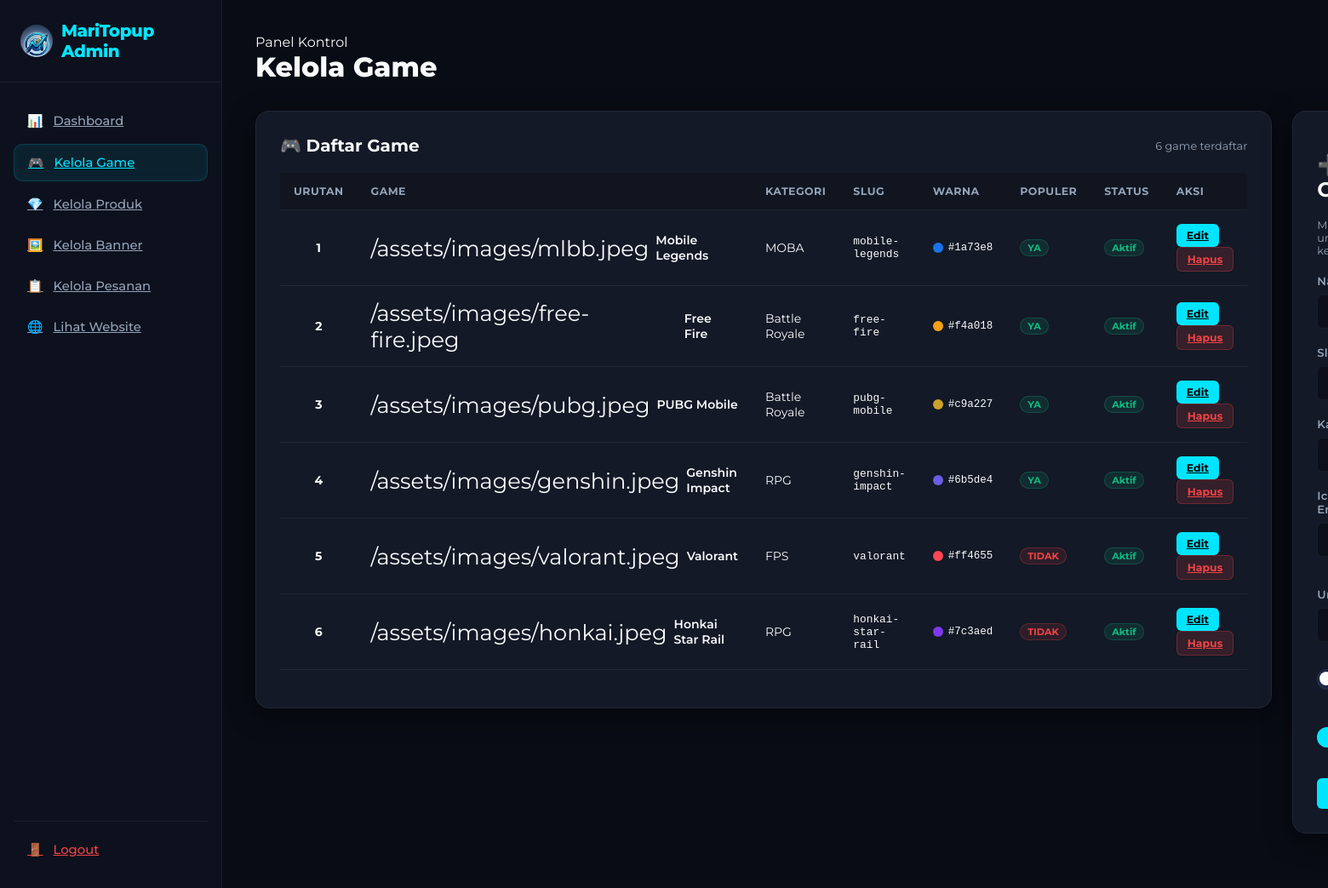
Page /admin/games.php (signed in) on the committed database.
### tables this page shows
CREATE TABLE IF NOT EXISTS games (
    id          INT AUTO_INCREMENT PRIMARY KEY,
    slug        VARCHAR(100) UNIQUE NOT NULL,
    name        VARCHAR(150) NOT NULL,
    category    VARCHAR(80)  NOT NULL,
    icon        VARCHAR(255) DEFAULT '🎮',
    color       VARCHAR(20)  DEFAULT '#00e5ff',
    is_popular  TINYINT(1)   DEFAULT 0,
    is_active   TINYINT(1)   DEFAULT 1,
    sort_order  INT          DEFAULT 0,
    created_at  TIMESTAMP    DEFAULT CURRENT_TIMESTAMP
);

### includes/functions.php (called while the page is built, shortened)
<?php
function getGames($onlyActive = true) {
    $db = getDB();
    if ($db) {
        $whereClause = $onlyActive ? "WHERE is_active = 1" : "";
        $result = $db->query("SELECT * FROM games $whereClause ORDER BY sort_order ASC, name ASC");
        if ($result && $result->num_rows > 0) {
            $games = [];
            while ($row = $result->fetch_assoc()) {
                $games[] = [
                    'id'         => (int)$row['id'],
                    'slug'       => $row['slug'],
                    'name'       => $row['name'],
                    'category'   => $row['category'],
                    'icon'       => $row['icon'],
                    'color'      => $row['color'],
                    'popular'    => (bool)$row['is_popular'],
                    'is_active'  => (bool)$row['is_active'],
                    'sort_order' => (int)$row['sort_order'],
                ];
            }
            return $games;
        }
    }
    $staticGames = [
        [
            'id'       => 1,
            'slug'     => 'mobile-legends',
            'name'     => 'Mobile Legends',
            'category' => 'MOBA',
            'icon'     => '/assets/images/mlbb.jpeg',
            'color'    => '#1a73e8',
            'popular'  => true,
            'is_active'=> true,
            'sort_order'=> 1,
        ],
        [
            'id'       => 2,
            'slug'     => 'free-fire',
            'name'     => 'Free Fire',
            'category' => 'Battle Royale',
            'icon'     => '/assets/images/free-fire.jpeg',
            'color'    => '#f4a018',
            'popular'  => true,
            'is_active'=> true,
            'sort_order'=> 2,
        ],
        [
            'id'       => 3,
            'slug'     => 'pubg-mobile',
            'name'     => 'PUBG Mobile',
            'category' => 'Battle Royale',
            'icon'     => '/assets/images/pubg.jpeg',
            'color'    => '#c9a227',
            'popular'  => true,
            'is_active'=> true,
            'sort_order'=> 3,
        ],
        [
            'id'       => 4,
            'slug'     => 'genshin-impact',
            'name'     => 'Genshin Impact',
            'category' => 'RPG',
            'icon'     => '/assets/images/genshin.jpeg',
            'color'    => '#6b5de4',
            'popular'  => true,
            'is_active'=> true,
            'sort_order'=> 4,
        ],
        [
            'id'       => 5,
            'slug'     => 'valorant',
            'name'     => 'Valorant',
            'category' => 'FPS',
            'icon'     => '/assets/images/valorant.jpeg',
            'color'    => '#ff4655',
            'popular'  => false,
            'is_active'=> true,
            'sort_order'=> 5,
        ],
        [
            'id'       => 6,
            'slug'     => 'honkai-star-rail',
            'name'     => 'Honkai Star Rail',
            'category' => 'RPG',
            'icon'     => '/assets/images/honkai.jpeg',
            'color'    => '#7c3aed',
            'popular'  => false,
            'is_active'=> true,
            'sort_order'=> 6,
        ],
    ];
    return $staticGames;
}

### admin/games.php (the view, shortened to what this page needs)
<?php
include __DIR__ . '/admin-header.php';
$db = getDB();
$dbActive = ($db !== null);
$editMode = false;
$editGame = null;
$games = getGames(false);
?>
<div class="admin-grid-layout">
    <div class="admin-card">
        <div class="admin-card-header">
            <h2>🎮 Daftar Game</h2>
            <span class="text-muted" style="font-size: 0.8rem;"><?= count($games) ?> game terdaftar</span>
        </div>
        <div class="table-responsive">
            <table class="admin-table">
                <thead>
                    <tr>
                        <th style="width: 50px;">Urutan</th>
                        <th>Game</th>
                        <th>Kategori</th>
                        <th>Slug</th>
                        <th>Warna</th>
                        <th>Populer</th>
                        <th>Status</th>
                        <th style="width: 140px;">Aksi</th>
                    </tr>
                </thead>
                <tbody>
                    <?php if (empty($games)): ?>
                        <tr>
                            <td colspan="8" style="text-align: center;" class="text-muted">Tidak ada game. Tambahkan game pertama Anda!</td>
                        </tr>
                    <?php else: ?>
                        <?php foreach ($games as $g): ?>
                            <tr>
                                <td style="text-align: center; font-weight: 700;"><?= $g['sort_order'] ?></td>
                                <td>
                                    <div style="display: flex; align-items: center; gap: 8px;">
                                        <span style="font-size: 1.6rem;"><?= htmlspecialchars($g['icon']) ?></span>
                                        <span style="font-weight: 600;"><?= htmlspecialchars($g['name']) ?></span>
                                    </div>
                                </td>
                                <td><?= htmlspecialchars($g['category']) ?></td>
                                <td style="font-family: monospace; font-size: 0.8rem;" class="text-muted"><?= htmlspecialchars($g['slug']) ?></td>
                                <td>
                                    <div style="display: flex; align-items: center; gap: 6px;">
                                        <span style="display: inline-block; width: 12px; height: 12px; border-radius: 50%; background-color: <?= $g['color'] ?>;"></span>
                                        <span style="font-family: monospace; font-size: 0.78rem;"><?= htmlspecialchars($g['color']) ?></span>
                                    </div>
                                </td>
                                <td>
                                    <span class="badge-admin <?= $g['popular'] ? 'badge-success' : 'badge-failed' ?>" style="padding: 2px 8px; font-size: 0.7rem;">
                                        <?= $g['popular'] ? 'YA' : 'TIDAK' ?>
                                    </span>
                                </td>
                                <td>
                                    <span class="badge-admin <?= $g['is_active'] ? 'badge-success' : 'badge-failed' ?>" style="padding: 2px 8px; font-size: 0.7rem;">
                                        <?= $g['is_active'] ? 'Aktif' : 'Nonaktif' ?>
                                    </span>
                                </td>
                                <td>
                                    <?php if ($dbActive): ?>
                                        <a href="?edit=<?= $g['id'] ?>" class="btn-admin btn-admin-primary btn-admin-sm">Edit</a>
                                        <a href="?delete=<?= $g['id'] ?>" class="btn-admin btn-admin-danger btn-admin-sm" onclick="return confirm('Apakah Anda yakin ingin menghapus game ini? Semua produk dalam game ini juga akan terhapus.');">Hapus</a>
                                    <?php else: ?>
                                        <span class="text-muted">—</span>
                                    <?php endif; ?>
                                </td>
                            </tr>
                        <?php endforeach; ?>
                    <?php endif; ?>
                </tbody>
            </table>
        </div>
    </div>
    <div class="admin-card">
        <h2><?= $editMode ? '⚙️ Edit Game' : '➕ Tambah Game' ?></h2>
        <p class="text-muted" style="font-size: 0.8rem; margin-bottom: 20px;">
            <?= $editMode ? 'Modifikasi detail game terpilih.' : 'Masukkan game baru untuk ditawarkan kepada pelanggan.' ?>
        </p>
        <form method="POST" action="">
            <div class="admin-form-group">
                <label class="admin-form-label" for="name">Nama Game *</label>
                <input type="text" id="name" name="name" class="admin-form-control" placeholder="Contoh: Mobile Legends"
                       value="<?= $editMode ? htmlspecialchars($editGame['name']) : '' ?>" required <?= !$dbActive ? 'disabled' : '' ?>>
            </div>
            <div class="admin-form-group">
                <label class="admin-form-label" for="slug">Slug URL *</label>
                <input type="text" id="slug" name="slug" class="admin-form-control" placeholder="Contoh: mobile-legends (tanpa spasi)"
                       value="<?= $editMode ? htmlspecialchars($editGame['slug']) : '' ?>" required <?= !$dbActive ? 'disabled' : '' ?>>
            </div>
            <div class="admin-form-group">
                <label class="admin-form-label" for="category">Kategori *</label>
                <input type="text" id="category" name="category" class="admin-form-control" placeholder="Contoh: MOBA / RPG / FPS"
                       value="<?= $editMode ? htmlspecialchars($editGame['category']) : '' ?>" required <?= !$dbActive ? 'disabled' : '' ?>>
            </div>
            <div class="admin-form-row">
                <div class="admin-form-group">
                    <label class="admin-form-label" for="icon">Icon Emoji</label>
                    <input type="text" id="icon" name="icon" class="admin-form-control" placeholder="Contoh: 🗡️"
                           value="<?= $editMode ? htmlspecialchars($editGame['icon']) : '🎮' ?>" <?= !$dbActive ? 'disabled' : '' ?>>
                </div>
            </div>
            <div class="admin-form-group">
                <label class="admin-form-label" for="sort_order">Urutan Tampilan</label>
                <input type="number" id="sort_order" name="sort_order" class="admin-form-control" placeholder="0"
                       value="<?= $editMode ? (int)$editGame['sort_order'] : '0' ?>" <?= !$dbActive ? 'disabled' : '' ?>>
            </div>
            <div class="admin-form-group">
                <label class="admin-toggle-container">
                    <div class="admin-toggle-switch"></div>
                </label>
            </div>
            <div class="admin-form-group">
                <label class="admin-toggle-container">
                    <div class="admin-toggle-switch"></div>
                </label>
            </div>
            <div style="display: flex; gap: 10px; margin-top: 24px;">
                <button type="submit" class="btn-admin btn-admin-primary" style="flex: 1;" <?= !$dbActive ? 'disabled' : '' ?>>
                </button>
            </div>
        </form>
    </div>
</div>
<?php include __DIR__ . '/admin-footer.php'; ?>

### assets/css/admin.css (style rules this page uses)
:root { --bg-admin: #080c14; --sidebar-bg: #0d111d; --card-bg: #131926; --border-color: rgba(255,255,255,0.06); --neon-cyan: #00e5ff; --neon-purple: #bd00ff; --neon-pink: #ff007f; --text-white: #f8fafc; --text-gray: #94a3b8; --text-dark: #475569; --green: #10b981; --amber: #f59e0b; --red: #ef4444; --blue: #3b82f6; --radius-lg: 16px; --radius-md: 10px; --radius-sm: 6px; --transition: 0.2s cubic-bezier(0.4, 0, 0.2, 1); --shadow: 0 8px 30px rgba(0,0,0,0.5); --shadow-neon: 0 0 15px rgba(0, 229, 255, 0.2); }
body.admin-body { background-color: var(--bg-admin); color: var(--text-white); font-family: 'Montserrat', sans-serif; margin: 0; padding: 0; min-height: 100vh; display: flex; }
.text-muted { color: var(--text-gray); }
.admin-card { background: var(--card-bg); border: 1px solid var(--border-color); border-radius: var(--radius-lg); padding: 28px; margin-bottom: 24px; box-shadow: var(--shadow); }
.admin-card-header { display: flex; justify-content: space-between; align-items: center; margin-bottom: 20px; }
.admin-card-header h2 { font-family: 'Montserrat', sans-serif; font-size: 1.25rem; font-weight: 700; margin: 0; }
.btn-admin { display: inline-flex; align-items: center; justify-content: center; gap: 8px; padding: 10px 18px; border-radius: var(--radius-sm); font-family: 'Montserrat', sans-serif; font-weight: 700; font-size: 0.85rem; cursor: pointer; transition: var(--transition); border: none; outline: none; }
.btn-admin-primary { background: var(--neon-cyan); color: #000; }
.btn-admin-danger { background: rgba(239, 68, 68, 0.15); color: var(--red); border: 1px solid rgba(239, 68, 68, 0.3); }
.btn-admin-sm { padding: 6px 12px; font-size: 0.78rem; }
.table-responsive { overflow-x: auto; margin-bottom: 16px; }
.admin-table { width: 100%; border-collapse: collapse; text-align: left; }
.admin-table th { padding: 14px 16px; font-size: 0.78rem; font-weight: 700; text-transform: uppercase; color: var(--text-gray); letter-spacing: 0.5px; border-bottom: 1px solid var(--border-color); background: rgba(0, 0, 0, 0.15); }
.admin-table td { padding: 16px; font-size: 0.875rem; border-bottom: 1px solid var(--border-color); color: var(--text-white); vertical-align: middle; }
.badge-admin { display: inline-flex; align-items: center; gap: 4px; padding: 4px 10px; border-radius: 100px; font-size: 0.75rem; font-weight: 700; }
.badge-success { background: rgba(16, 185, 129, 0.12); color: var(--green); border: 1px solid rgba(16, 185, 129, 0.25); }
.badge-failed { background: rgba(239, 68, 68, 0.12); color: var(--red); border: 1px solid rgba(239, 68, 68, 0.25); }
.admin-form-group { margin-bottom: 20px; }
.admin-form-label { display: block; font-size: 0.825rem; font-weight: 600; color: var(--text-gray); margin-bottom: 8px; letter-spacing: 0.2px; }
.admin-form-control { width: 100%; padding: 11px 16px; background: #0b0f19; border: 1px solid var(--border-color); border-radius: var(--radius-sm); color: #fff; font-size: 0.9rem; transition: var(--transition); outline: none; }
.admin-form-control::placeholder { color: #475569; }
.admin-form-row { display: grid; grid-template-columns: 1fr 1fr; gap: 16px; }
.admin-toggle-container { display: flex; align-items: center; gap: 10px; cursor: pointer; user-select: none; margin-top: 10px; }
.admin-toggle-switch { width: 44px; height: 22px; background: #1e2640; border-radius: 100px; position: relative; transition: var(--transition); border: 1px solid var(--border-color); }
.admin-toggle-switch::after { content: ''; position: absolute; width: 16px; height: 16px; border-radius: 50%; background: #fff; top: 2px; left: 2px; transition: var(--transition); }
.admin-toggle-input:checked + .admin-toggle-switch { background: var(--neon-cyan); }
.admin-toggle-input:checked + .admin-toggle-switch::after { left: 24px; background: #000; }
.admin-grid-layout { display: grid; grid-template-columns: 2fr 1fr; gap: 24px; align-items: start; }

### rows in the picture
games: sort_order "1", icon "/assets/images/mlbb.jpeg", name "Mobile Legends", category "MOBA", slug "mobile-legends", color "#1a73e8", shows "YA", is_active "Aktif"
games: sort_order "2", icon "/assets/images/free-fire.jpeg", name "Free Fire", category "Battle Royale", slug "free-fire", color "#f4a018", shows "YA", is_active "Aktif"
games: sort_order "3", icon "/assets/images/pubg.jpeg", name "PUBG Mobile", category "Battle Royale", slug "pubg-mobile", color "#c9a227", shows "YA", is_active "Aktif"
games: sort_order "4", icon "/assets/images/genshin.jpeg", name "Genshin Impact", category "RPG", slug "genshin-impact", color "#6b5de4", shows "YA", is_active "Aktif"
games: sort_order "5", icon "/assets/images/valorant.jpeg", name "Valorant", category "FPS", slug "valorant", color "#ff4655", shows "TIDAK", is_active "Aktif"
games: sort_order "6", icon "/assets/images/honkai.jpeg", name "Honkai Star Rail", category "RPG", slug "honkai-star-rail", color "#7c3aed", shows "TIDAK", is_active "Aktif"

### other values in the picture
APP_NAME "MariTopup"
$adminTitle "Kelola Game"
count($games) "6"
